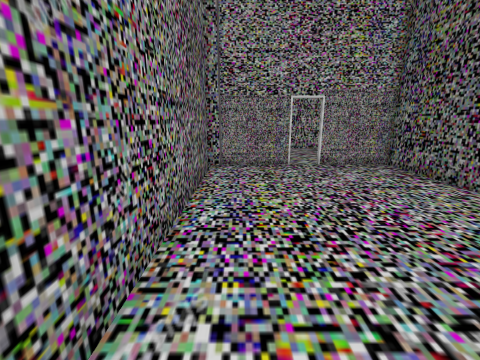
[1] (above)

16 first-person views from a walk through a scene from a Unity 3-D project. The camera is 1.53 m above the floor, tilts 14° down and sees 90° across. The floor is counted in squares, 0.72 m on a side. Each view is taken from the middle of a square. On the plan, view 1 faces up. The plan holds only what a view shows up to about 15 squares ahead; the rest is blank. The place goes on beyond the plan. The player is left out. Door leaves are left out, so doorways stand open.

[2]
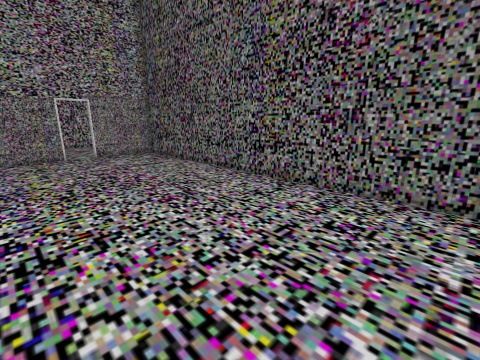

[3]
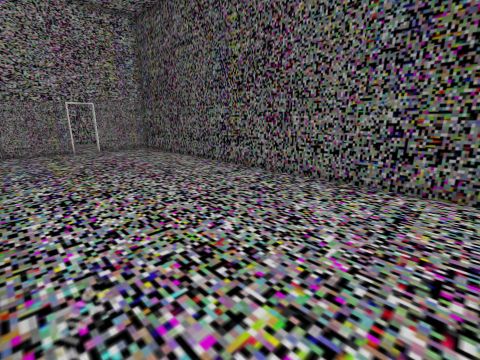

[4]
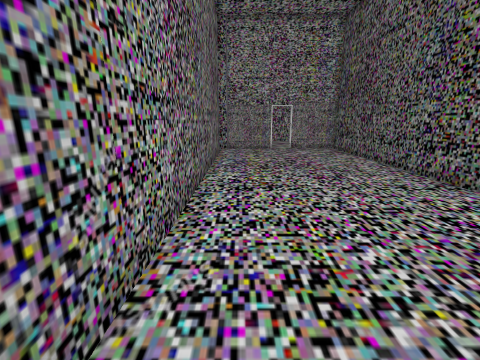

[5]
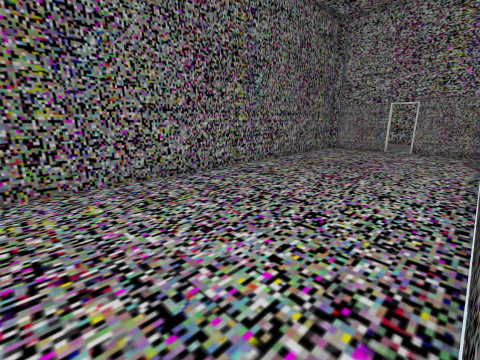

[6]
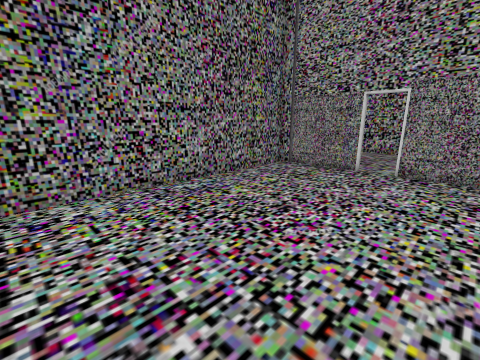

[7]
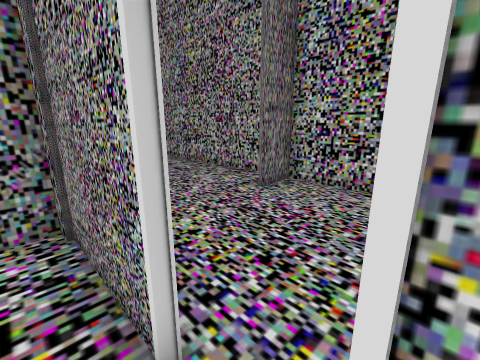

[8]
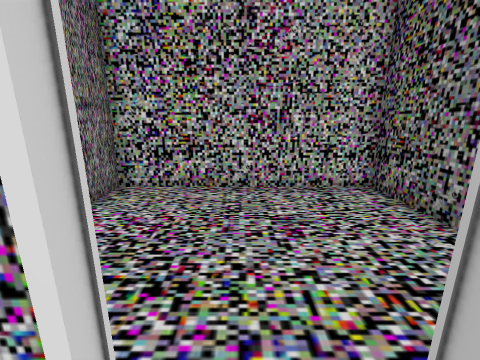

[9]
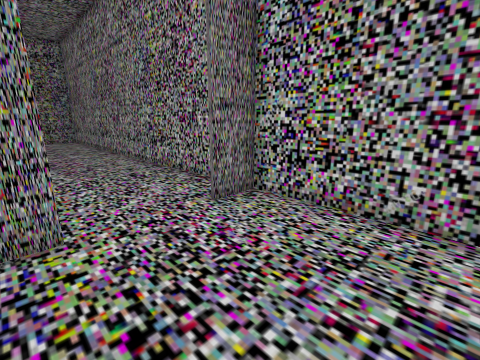

[10]
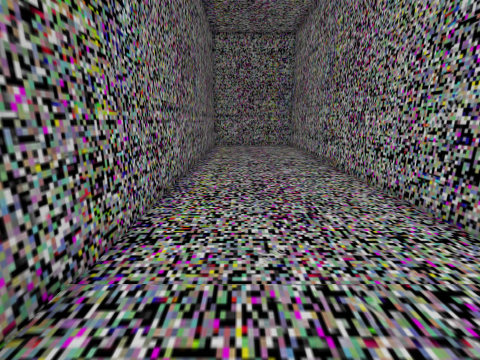

[11]
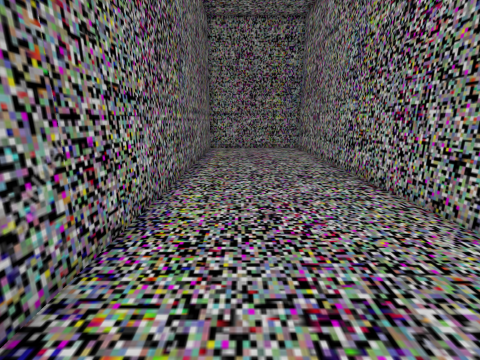

[12]
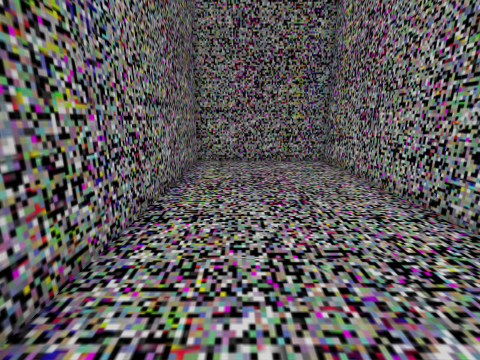

[13]
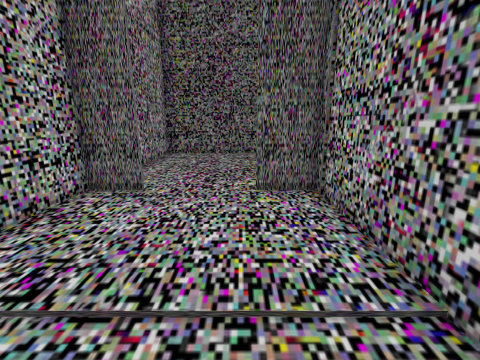

[14]
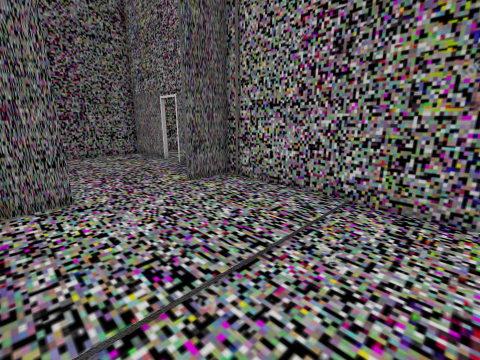

[15]
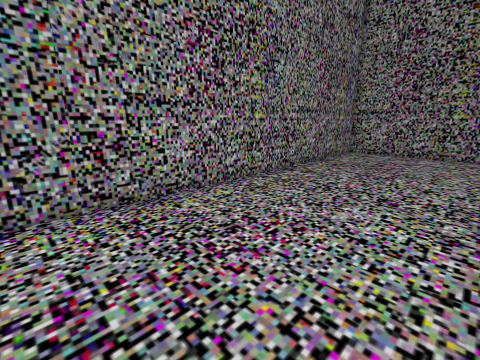

[16]
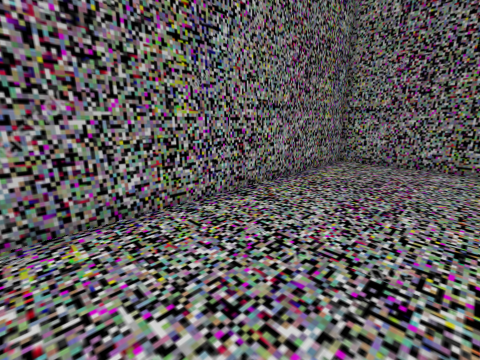

### Floor plan
Ten units are one square. View 1 is at (0, 0); x grows to the right and y downward. Boxes are objects, and circles mark ways between rooms. Rooms are numbered by the first view taken in them; rooms with no view inside come last. Other rooms are left out.
<svg viewBox="-254 -191 333 268">
<path fill="none" stroke="#000" d="M25 -117 -16 -117 -16 72M73 71 73 -121M74 -117 38 -117M38 -117 74 -117M18 -117 25 -117M-9 -136 -9 -128M73 -121 73 -186 -9 -186 -9 -169M-11 -169 -11 -186M-9 -186 -249 -186 -249 -117 -11 -117 -11 -136"/>
<circle cx="30" cy="-120" r="3" fill="#2a7"/>
<circle cx="-10" cy="-150" r="3" fill="#2a7"/>
<text x="30" y="-20">1</text>
<text x="30" y="-150">2</text>
<text x="-130" y="-150">3</text>
</svg>
Room 1 opens to room 2. Room 2 opens to room 3.

Where each view was taken, in squares from view 1:
view 1: 0 up, 0 right, facing up
view 2: 4 down, 0 right, facing up-right
view 3: 7 down, 1 left, facing up-right
view 4: 7 down, 0 right, facing up
view 5: 7 down, 7 right, facing up-left
view 6: 1 up, 6 right, facing up-left
view 7: 11 up, 4 right, facing up-left
view 8: 11 up, 3 right, facing up
view 9: 13 up, 4 right, facing up-left
view 10: 14 up, 3 left, facing left
view 11: 14 up, 6 left, facing left
view 12: 14 up, 12 left, facing left
view 13: 14 up, 8 left, facing right
view 14: 18 up, 8 left, facing down-right
view 15: 18 up, 8 left, facing down-left
view 16: 17 up, 12 left, facing down-left
